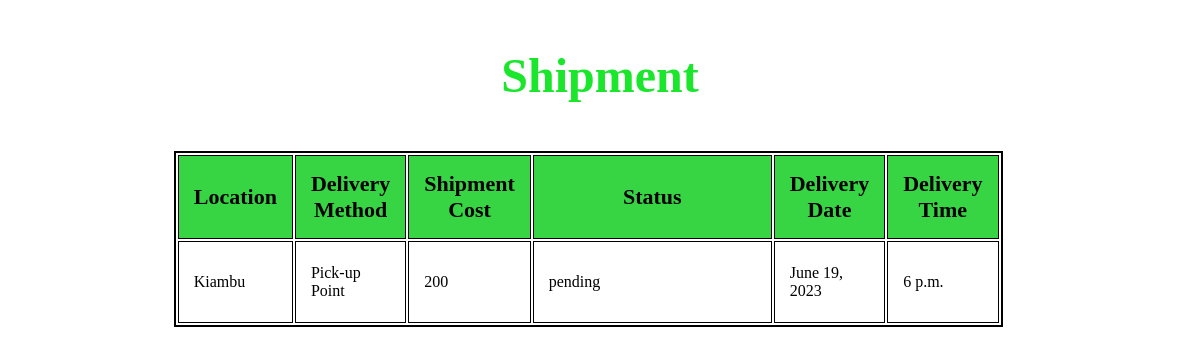
/shipment/shipment/1/, run on the app's committed database.
### shipment/models.py (models this page shows, shortened)
class Shipment(models.Model):
    location = models.CharField(max_length=120)
    delivery_choices = (
        ('Pick-up Point', 'Pick-up Point'),
        ('Home Delivery', 'Home Delivery'),
    )
    delivery_method = models.CharField(max_length=64, choices=delivery_choices)
    shipment_cost = models.PositiveIntegerField()
    status = models.CharField(max_length=12)
    delivery_date = models.DateField()
    delivery_time = models.TimeField()

### shipment/views.py (the view)
# urls.py: path("shipment/<int:id>/", shipment_details, name="shipment_details_view"),
def shipment_details(request, id):
    shipment = Shipment.objects.get(id=id)
    return render(request, "shipment/shipment_details.html", {"shipment": shipment})

### template/shipment/shipment_details.html (shortened to what this page needs)
<!DOCTYPE html>
<html lang="en">
<head>
    {%load static%}
    <link rel="stylesheet" href="{% static 'css/products_detail.css' %}">
</head>
<body>
    <h3>Shipment</h3>
    <table class="table">
        <th>Location</th>
        <th>Delivery Method</th>
        <th>Shipment Cost</th>
        <th class="detail">Status</th>
        <th>Delivery Date</th>
        <th>Delivery Time</th>
        <tr>
            <td>{{shipment.location}}</td>
            <td>{{shipment.delivery_method}}</td>
            <td>{{shipment.shipment_cost}}</td>
            <td>{{shipment.status}}</td>
            <td>{{shipment.delivery_date}}</td>
            <td>{{shipment.delivery_time}}</td>
        </tr>
    </table>
</body>
</html>

### inventory/static/css/products_detail.css (style rules this page uses)
h3 { color: rgb(26, 230, 43); font-size: 3em; text-align: center; }
th , td { border: 1px ; border: solid 1px; }
table { width: 70%; }
td { height: 50px; }
th,td { padding: 15px; text-align: left; }
th { background-color: rgb(55, 212, 68); text-align: center; font-size: 22px; }
.table { border: solid 2px; margin-left: 14%; }
.detail { width: 600px; }

### data on the page
Shipment: location "Kiambu", delivery_method "Pick-up Point", shipment_cost "200", status "pending", delivery_date "June 19, 2023", delivery_time "6 p.m."
